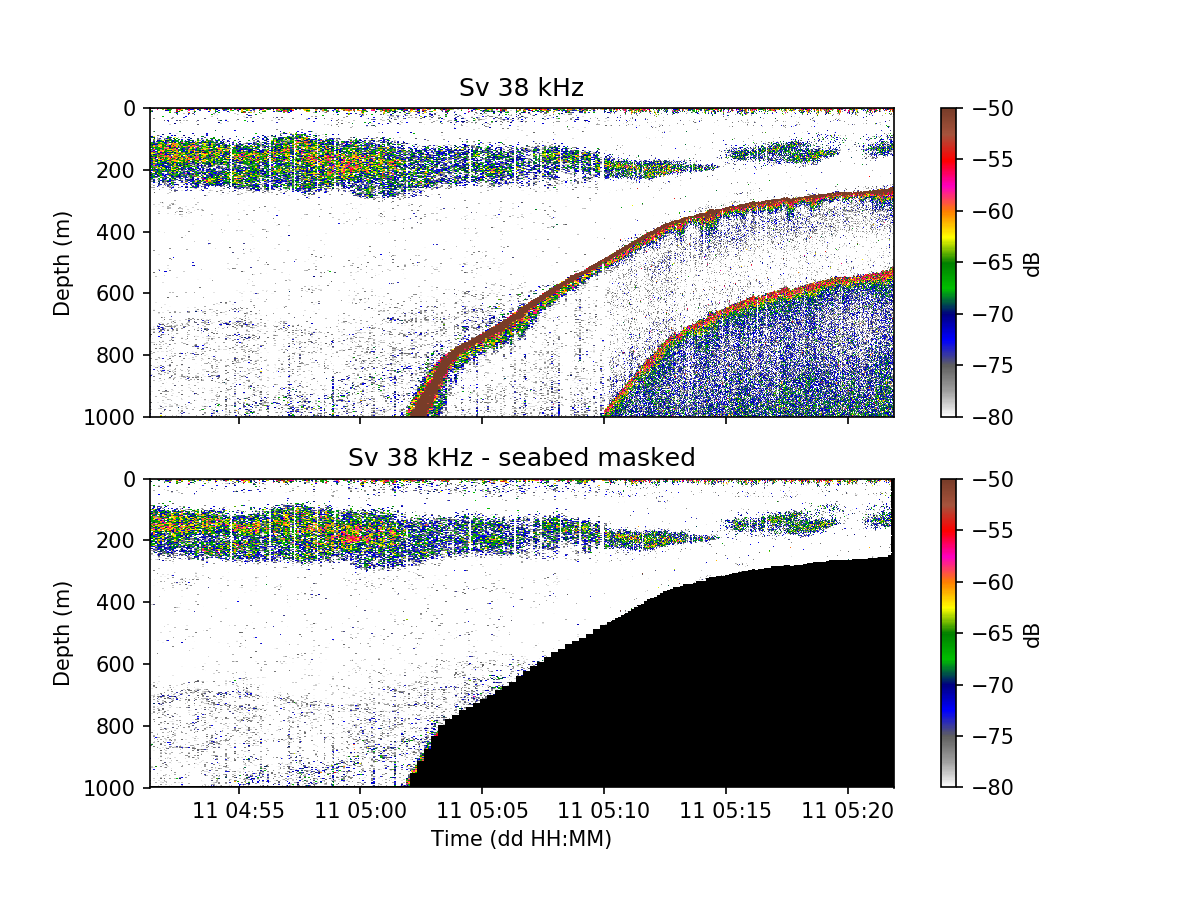

Python code for this plot:
#!/usr/bin/env python3
"""
Example script that mask seabed

Notes: Get files in ftp://ftp.bas.ac.uk/rapidkrill/ and allocate them in the
corresponding directory for this to work

Created on Thu Aug  2 17:16:19 2018
@author: Alejandro Ariza, British Antarctic Survey
"""

# import modules
import numpy as np
import matplotlib.pyplot as plt
import os
from echolab2.instruments import EK60
from echopy import operations as op #TODO: deprecated, change to resample()
from echopy.processing import mask_seabed as  maskSB
from echopy.plotting.cmaps import cmaps

# =============================================================================
# load raw file
# =============================================================================
print('Loading raw file...')
rawfile = os.path.abspath('../data/JR260_-D20120111-T045121.raw')
ek60    = EK60.EK60()
ek60.read_raw(rawfile)

# =============================================================================
# read 38 kHz data
# =============================================================================
print('Reading 38 kHz data...')
raw38 = ek60.get_raw_data(channel_number = 1)
Sv38  = np.transpose(raw38.get_Sv().data)
theta38 = np.transpose(raw38.angles_alongship_e)
phi38 = np.transpose(raw38.angles_athwartship_e)
t38   = raw38.get_Sv().ping_time
r38   = raw38.get_Sv().range

# =============================================================================
# smooth out Sv horizontally to facilitate seabed masking
# =============================================================================
print('Resampling down...')
m, n = 2, 4 # (m, npings)

p38 = np.arange(len(Sv38[0])) 
Sv38bnd, r38bnd, p38bnd = op.bin2d(Sv38, r38, p38, m, n)[0:3]
Sv38smooth = op.bin2dback(Sv38bnd, r38bnd, p38bnd, r38, p38)

# =============================================================================
# Seabed masking
# =============================================================================
print('Masking seabed...')
r0, r1, roff, thr = 10, 1000, 10, (-40, -60)  # (m, m, m, dB)
mask38sb = maskSB.maxSv(Sv38smooth, r38, r0=r0, r1=r1, roff=roff, thr=thr)
Sv38sboff = Sv38.copy()
Sv38sboff[mask38sb] = np.nan

# =============================================================================
# plot results
# =============================================================================
print('Displaying results...')
plt.figure(figsize = (8, 6))
c = cmaps()

plt.subplot(211).invert_yaxis()
plt.pcolormesh(t38, r38, Sv38, vmin = -80, vmax = -50, cmap = c.ek500)
plt.colorbar().set_label('dB')
plt.ylabel('Depth (m)')
plt.tick_params(labelbottom = False)
plt.title('Sv 38 kHz')

plt.subplot(212).invert_yaxis()
plt.pcolormesh(t38, r38, Sv38sboff, vmin = -80, vmax = -50, cmap = c.ek500)
plt.colorbar().set_label('dB')
plt.ylabel('Depth (m)')
plt.xlabel('Time (dd HH:MM)')
plt.title('Sv 38 kHz - seabed masked')

plt.show()
#plt.savefig('example_mask_seabed.png', dpi = 150)